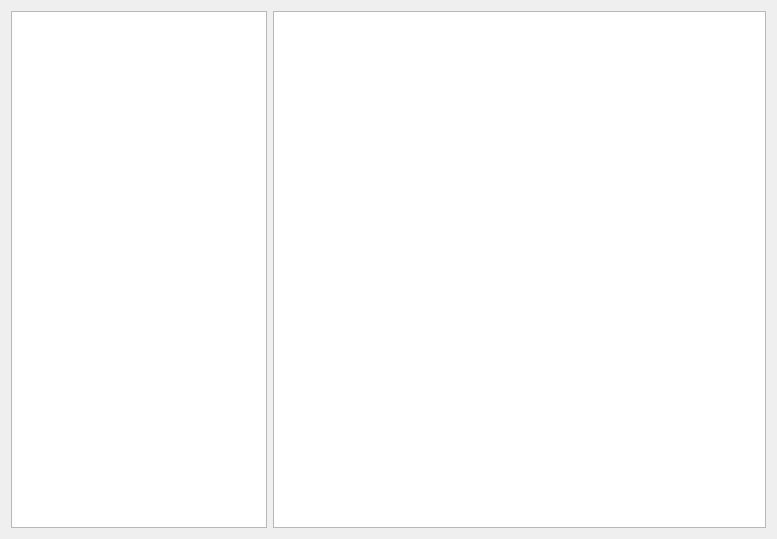
<?xml version="1.0" encoding="UTF-8"?>
<ui version="4.0">
 <class>HelpPseudoInstWidget</class>
 <widget class="QWidget" name="HelpPseudoInstWidget">
  <property name="geometry">
   <rect>
    <x>0</x>
    <y>0</y>
    <width>777</width>
    <height>539</height>
   </rect>
  </property>
  <property name="windowTitle">
   <string>Form</string>
  </property>
  <layout class="QHBoxLayout" name="horizontalLayout" stretch="0,2">
   <item>
    <widget class="QListView" name="listView">
     <property name="editTriggers">
      <set>QAbstractItemView::NoEditTriggers</set>
     </property>
    </widget>
   </item>
   <item>
    <widget class="QTextBrowser" name="textBrowser"/>
   </item>
  </layout>
 </widget>
 <resources/>
 <connections/>
</ui>
